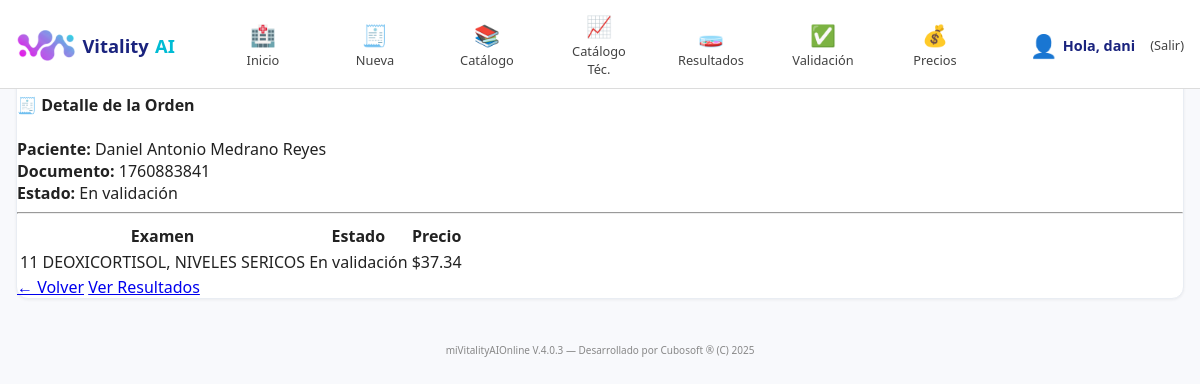
/ordenes/38/ (signed in), run on an earlier commit of the app's database.
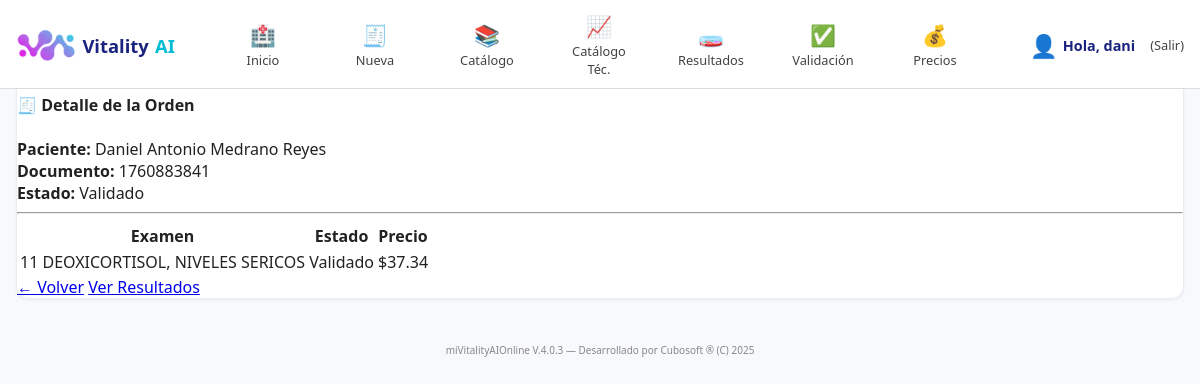
And on a later commit of the database.
### laboratorio/models.py (models this page shows, shortened)
class Orden(models.Model):
    paciente = models.ForeignKey(Paciente, on_delete=models.CASCADE)
    numero_orden = models.CharField(max_length=20, unique=True)
    fecha = models.DateTimeField(auto_now_add=True)
    medico = models.CharField(max_length=150, blank=True, null=True)
    tipo = models.CharField(max_length=20, choices=[('Rutina', 'Rutina'), ('Urgente', 'Urgente')], default='Rutina')
    estado = models.CharField(max_length=20, choices=[
         ('Pendiente', 'Pendiente'),
        ('En proceso', 'En proceso'),
        ('En validación', 'En validación'),
        ('Validado', 'Validado'),
    ], default='Pendiente')
    total = models.DecimalField(max_digits=10, decimal_places=2, default=0.00)
    observaciones = models.TextField(blank=True, null=True)
    equipo = models.ForeignKey(Equipo, on_delete=models.SET_NULL, null=True, blank=True)
    creado_en = models.DateTimeField(auto_now_add=True)
    actualizado_en = models.DateTimeField(auto_now=True)
    creado_por = models.ForeignKey(User, related_name='orden_creado_por', on_delete=models.SET_NULL, null=True, blank=True)
    modificado_por = models.ForeignKey(User, related_name='orden_modificado_por', on_delete=models.SET_NULL, null=True, blank=True)

class OrdenExamen(models.Model):
    orden = models.ForeignKey(Orden, on_delete=models.CASCADE, related_name='examenes')
    examen = models.ForeignKey(Examen, on_delete=models.CASCADE)
    precio = models.DecimalField(max_digits=10, decimal_places=2, default=0.00)
    estado = models.CharField(max_length=20, choices=[
        ('Pendiente', 'Pendiente'),
        ('Procesado', 'Procesado'),
        ('Validado', 'Validado'),
    ], default='Pendiente')
    creado_en = models.DateTimeField(auto_now_add=True)
    actualizado_en = models.DateTimeField(auto_now=True)
    creado_por = models.ForeignKey(User, related_name='ordenexamen_creado_por', on_delete=models.SET_NULL, null=True, blank=True)
    modificado_por = models.ForeignKey(User, related_name='ordenexamen_modificado_por', on_delete=models.SET_NULL, null=True, blank=True)

class Paciente(models.Model):
    documento_identidad = models.CharField(max_length=20, unique=True)
    nombre_completo = models.CharField(max_length=150)
    sexo = models.CharField(max_length=10, choices=[('M', 'Masculino'), ('F', 'Femenino')])
    fecha_nacimiento = models.DateField(null=True, blank=True)
    telefono = models.CharField(max_length=20, blank=True, null=True)
    email = models.EmailField(blank=True, null=True)
    direccion = models.TextField(blank=True, null=True)
    numero_registro = models.PositiveIntegerField(unique=True, editable=False, null=True, blank=True)
    creado_en = models.DateTimeField(auto_now_add=True)
    actualizado_en = models.DateTimeField(auto_now=True)
    creado_por = models.ForeignKey(User, related_name='paciente_creado_por', on_delete=models.SET_NULL, null=True, blank=True)
    modificado_por = models.ForeignKey(User, related_name='paciente_modificado_por', on_delete=models.SET_NULL, null=True, blank=True)

class Examen(models.Model):
    codigo = models.CharField(max_length=50, unique=True)
    nombre = models.CharField(max_length=200)
    area = models.CharField(max_length=100)
    unidad = models.CharField(max_length=50, blank=True, null=True)
    muestra = models.CharField(max_length=100, blank=True, null=True)  # 🧪 NUEVO CAMPO
    precio = models.DecimalField(max_digits=10, decimal_places=2, default=0.00)
    referencia_synlab = models.CharField(max_length=50, blank=True, null=True)
    activo = models.BooleanField(default=True)
    creado_en = models.DateTimeField(auto_now_add=True)
    actualizado_en = models.DateTimeField(auto_now=True)
    creado_por = models.ForeignKey(User, related_name='examen_creado_por', on_delete=models.SET_NULL, null=True, blank=True)
    modificado_por = models.ForeignKey(User, related_name='examen_modificado_por', on_delete=models.SET_NULL, null=True, blank=True)

### laboratorio/views.py (the view)
# urls.py: path('ordenes/<int:orden_id>/', views.detalle_orden, name='detalle_orden'),
@login_required
def detalle_orden(request, orden_id):
    orden = get_object_or_404(Orden, id=orden_id)
    examenes = orden.examenes.all()
    return render(request, 'laboratorio/detalle_orden.html', {'orden': orden, 'examenes': examenes})

### laboratorio/templates/laboratorio/detalle_orden.html (shortened to what this page needs)
{% extends "base.html" %}
{% block content %}
<div class="card shadow-sm p-4 bg-white">
  <h4 class="mb-3">🧾 Detalle de la Orden</h4>
  <div class="mb-2"><strong>Paciente:</strong> {{ orden.paciente.nombre_completo }}</div>
  <div class="mb-2"><strong>Documento:</strong> {{ orden.paciente.documento_identidad }}</div>
  <div class="mb-3">
    <strong>Estado:</strong>
    <span class="badge bg-info text-dark">{{ orden.estado }}</span>
  </div>
  <hr>
  <table class="table table-sm table-striped align-middle mb-4">
    <thead>
      <tr>
        <th>Examen</th>
        <th>Estado</th>
        <th class="text-end">Precio</th>
      </tr>
    </thead>
    <tbody>
      {% for ex in examenes %}
      <tr>
        <td>{{ ex.examen.nombre }}</td>
        <td>{{ ex.estado }}</td>
        <td class="text-end">${{ ex.precio|floatformat:2 }}</td>
      </tr>
      {% empty %}
      <tr>
        <td colspan="3" class="text-center text-muted py-3">Sin exámenes registrados</td>
      </tr>
      {% endfor %}
    </tbody>
  </table>
  <div class="d-flex justify-content-between">
    <a href="{% url 'lista_ordenes' %}" class="btn btn-secondary">← Volver</a>
    <a href="{% url 'resultados_orden' orden.id %}" class="btn btn-primary">Ver Resultados</a>
  </div>
</div>
{% endblock %}

What changed in the data, as far as the page shows it:
changed Orden "Daniel Antonio Medrano Reyes": estado "En validación" → "Validado"
changed OrdenExamen "11 DEOXICORTISOL, NIVELES SERICOS": estado "En validación" → "Validado"
